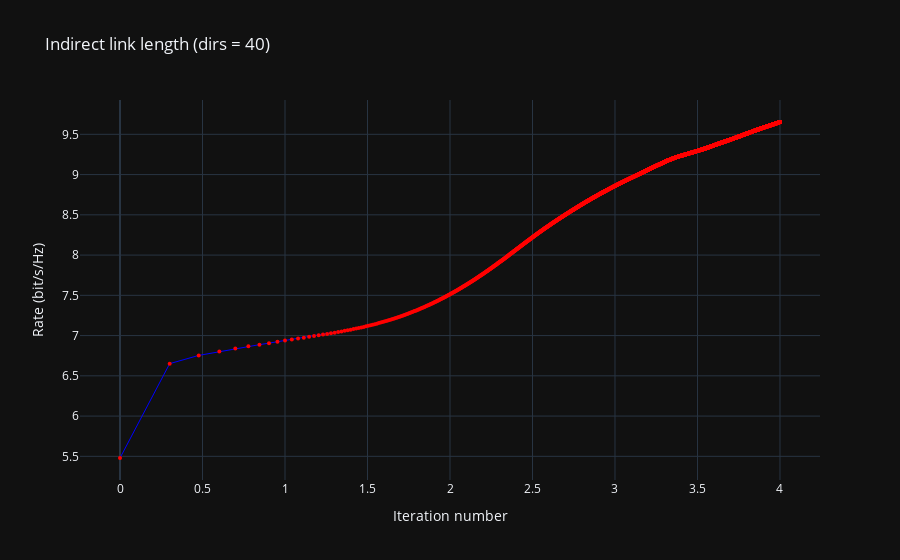

Here is the notebook cell this chart was saved with:
### Code cell
# Create the line plot


normal_rate_fig = go.Figure(data=go.Scatter(
    x=np.log10(np.arange(0, len(rate_average))+1),
    y=different_rate[max_i], 
    mode='lines+markers',  # Line + Markers
    marker=dict(size=4, color='red'),  # Marker style
    line=dict(color='blue', width=1),  # Line style
    name=f'Theta {max_i}'
)) 

# Add titles and labels
normal_rate_fig.update_layout(
    title='Indirect link length (dirs = 40)',
    xaxis_title='Iteration number',
    yaxis_title='Rate (bit/s/Hz)',
    template='plotly_dark',  # Optional: Dark theme, change if needed
)

normal_rate_fig.show()

### Figure 1 — Plotly figure (JSON) as saved in the notebook; plotly's stock layout.template omitted (floating-point values rounded to 4 significant figures; data arrays with more than 128 entries replaced by an {"elided": "..."} marker saying what was removed)
{"data": [{"line": {"color": "blue", "width": 1}, "marker": {"color": "red", "size": 4}, "mode": "lines+markers", "name": "Theta 15", "type": "scatter", "x": {"elided": "10001 float values"}, "y": {"elided": "10001 float values"}}], "layout": {"title": {"text": "Indirect link length (dirs = 40)"}, "xaxis": {"title": {"text": "Iteration number"}}, "yaxis": {"title": {"text": "Rate (bit/s/Hz)"}}}}
